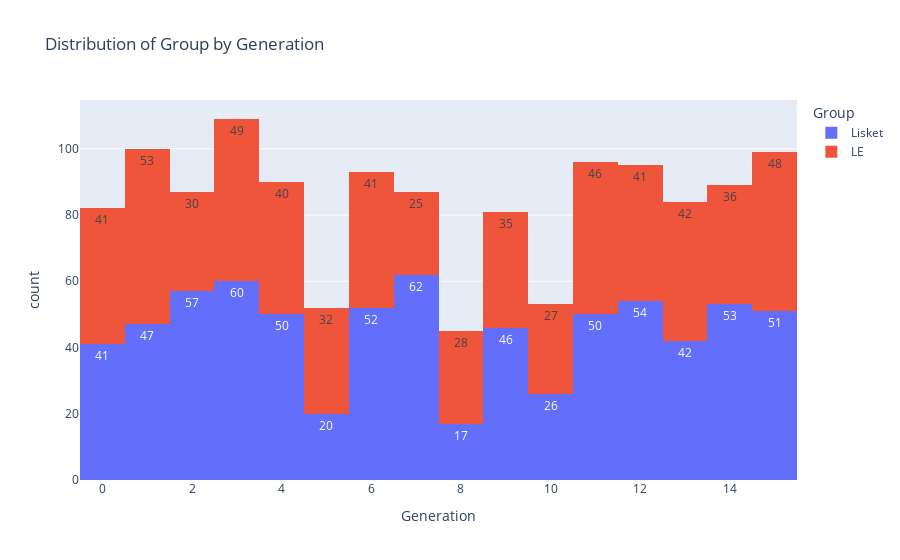
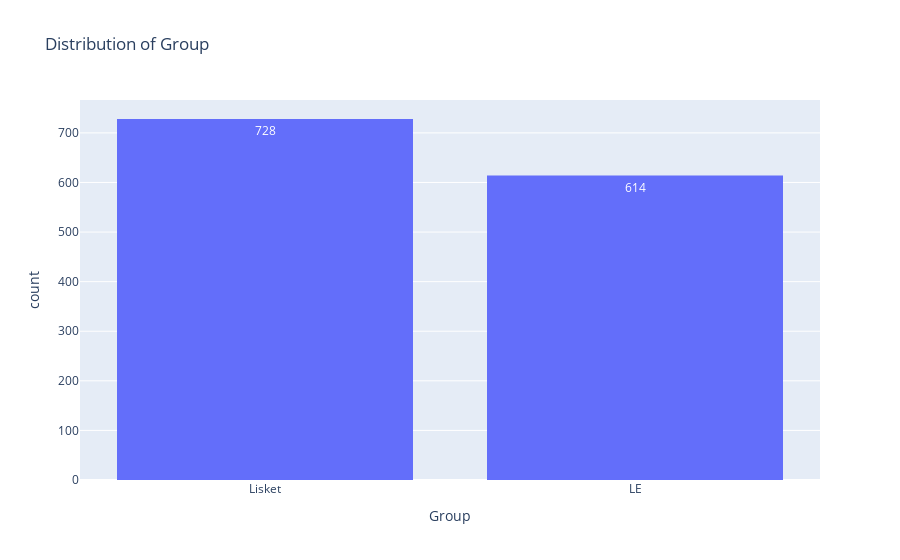

Notebook cell for these charts, in order:
### Code cell
#As our goal is to predict whether a rat belongs to Lisket or LE we plot the distribution of Group by Generation and in general
fig = px.histogram(data, x='Generation', color='Group', title='Distribution of Group by Generation', text_auto=True)
fig.write_image('data/Group_distribution_by_generation.png')
fig.show()

#Group label distribution over all generations
fig2 = px.histogram(data, x='Group', title='Distribution of Group', text_auto=True)
fig2.write_image('data/Group_distribution.png')
fig2.show()

### Figure 1 — Plotly figure (JSON) as saved in the notebook; plotly's stock layout.template omitted (floating-point values rounded to 4 significant figures; data arrays with more than 128 entries replaced by an {"elided": "..."} marker saying what was removed)
{"data": [{"bingroup": "x", "hovertemplate": "Group=Lisket<br>Generation=%{x}<br>count=%{y}<extra></extra>", "legendgroup": "Lisket", "marker": {"color": "#636efa", "pattern": {"shape": ""}}, "name": "Lisket", "orientation": "v", "showlegend": true, "texttemplate": "%{value}", "type": "histogram", "x": {"elided": "728 int values"}, "xaxis": "x", "yaxis": "y"}, {"bingroup": "x", "hovertemplate": "Group=LE<br>Generation=%{x}<br>count=%{y}<extra></extra>", "legendgroup": "LE", "marker": {"color": "#EF553B", "pattern": {"shape": ""}}, "name": "LE", "orientation": "v", "showlegend": true, "texttemplate": "%{value}", "type": "histogram", "x": {"elided": "614 int values"}, "xaxis": "x", "yaxis": "y"}], "layout": {"barmode": "relative", "legend": {"title": {"text": "Group"}, "tracegroupgap": 0}, "title": {"text": "Distribution of Group by Generation"}, "xaxis": {"anchor": "y", "domain": [0, 1], "title": {"text": "Generation"}}, "yaxis": {"anchor": "x", "domain": [0, 1], "title": {"text": "count"}}}}

### Figure 2 — Plotly figure (JSON) as saved in the notebook; plotly's stock layout.template omitted (floating-point values rounded to 4 significant figures; data arrays with more than 128 entries replaced by an {"elided": "..."} marker saying what was removed)
{"data": [{"bingroup": "x", "hovertemplate": "Group=%{x}<br>count=%{y}<extra></extra>", "legendgroup": "", "marker": {"color": "#636efa", "pattern": {"shape": ""}}, "name": "", "orientation": "v", "showlegend": false, "texttemplate": "%{value}", "type": "histogram", "x": {"elided": "1342 str values"}, "xaxis": "x", "yaxis": "y"}], "layout": {"barmode": "relative", "legend": {"tracegroupgap": 0}, "title": {"text": "Distribution of Group"}, "xaxis": {"anchor": "y", "domain": [0, 1], "title": {"text": "Group"}}, "yaxis": {"anchor": "x", "domain": [0, 1], "title": {"text": "count"}}}}
